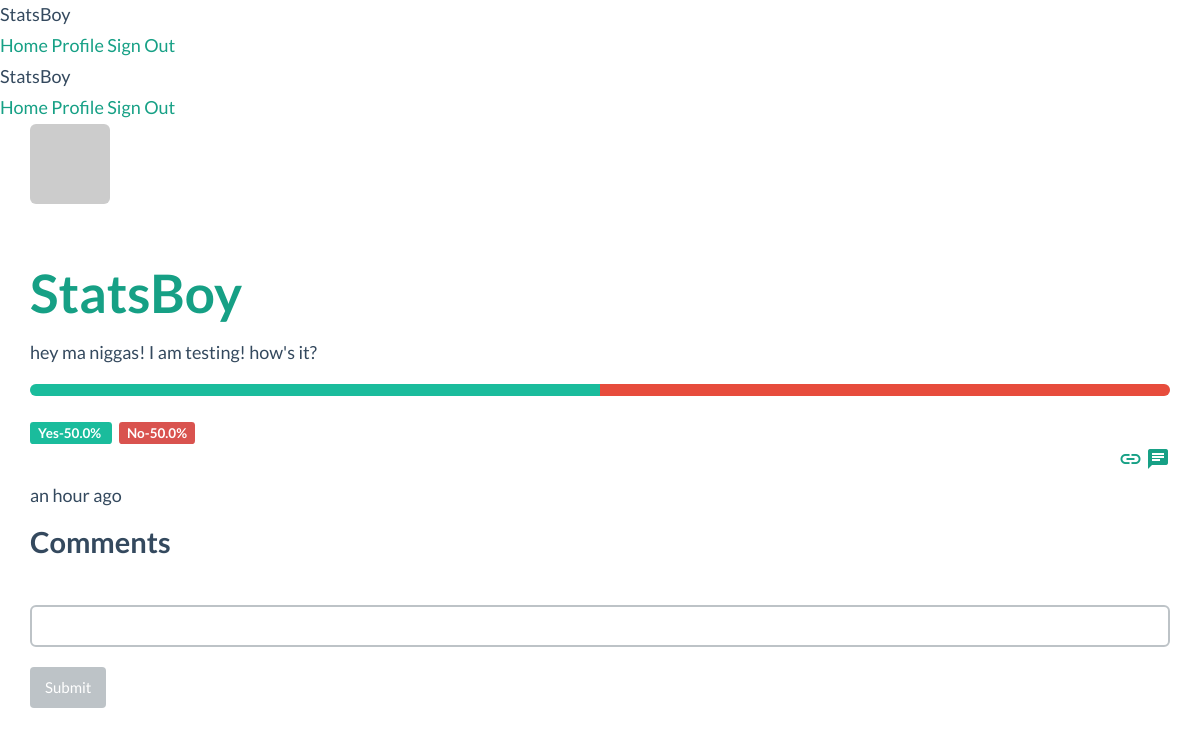
Screenshot of /post/2 (signed in) with the database file from the repository.
### app/models.py (models this page shows, shortened)
class Post(db.Model):
    __tablename__='posts'
    id=db.Column(db.Integer,primary_key=True)
    body=db.Column(db.Text)
    timestamp=db.Column(db.DateTime,index=True,default=datetime.utcnow)
    author_id=db.Column(db.Integer,db.ForeignKey('users.id'))
    body_html=db.Column(db.Text)
    comments=db.relationship('Comment',backref='post',lazy='dynamic')
    answers=db.relationship('Answer',backref='question',lazy='dynamic')

class User(db.Model, UserMixin):
    __tablename__ = 'users'
    id = db.Column(db.Integer, primary_key=True)
    email= db.Column(db.String(64),unique=True,index=True)
    username = db.Column(db.String(64), unique=True, index=True)
    role_id = db.Column(db.Integer, db.ForeignKey('roles.id'))
    password_hash= db.Column(db.String(128))
    confirmed=db.Column(db.Boolean,default=False)
    name=db.Column(db.String(64))
    location=db.Column(db.String(64))
    about_me=db.Column(db.Text())
    member_since=db.Column(db.DateTime(),default=datetime.utcnow)
    last_seen=db.Column(db.DateTime(), default=datetime.utcnow)
    avatar_hash=db.Column(db.String(32))
    posts=db.relationship('Post',backref='author', lazy='dynamic')
    followed=db.relationship('Follow',foreign_keys=[Follow.follower_id],backref=db.backref('follower',lazy='joined'),lazy='dynamic',cascade='all,delete-orphan')
    followers=db.relationship('Follow',foreign_keys=[Follow.followed_id],backref=db.backref('followed',lazy='joined'),lazy='dynamic',cascade='all, delete-orphan')
    comments=db.relationship('Comment',backref='author',lazy='dynamic')
    answers=db.relationship('Answer',backref='advisor',lazy='dynamic')
    mood=db.Column(db.String(64))
    mood_changed=db.Column(db.DateTime())
    def has_answered(self,post):
        return self.answers.filter_by(post_id=post.id).first() is not None
    def gravatar(self,size=100,default='retro',rating='g'):
        if request.is_secure:
            url= 'https://secure.gravatar.com/avatar'
        else:
            url= 'http://www.gravatar.com/avatar'
        hash= self.avatar_hash or hashlib.md5(self.email.encode('utf-8')).hexdigest()
        return '{url}/{hash}?s={size}&d={default}&r={rating}'.format(url=url,hash=hash,size=size,default=default,rating=rating)
    def ping(self):
        self.last_seen =datetime.utcnow()
        db.session.add(self)
    def can(self,permissions):
        return self.role is not None and (self.role.permissions & permissions) == permissions
    def is_administrator(self):
        return self.can(Permission.ADMINISTER)
    @property
    def password(self):
        raise AttributeError('password is not a readable attribute.')

### app/main/views.py (the view)
@main.route('/post/<int:id>',methods=['GET','POST'])
def post(id):
    post=Post.query.get_or_404(id)
    form=CommentForm()
    if form.validate_on_submit():
        comment=Comment(body=form.body.data,post=post,author=current_user._get_current_object(),disabled=False)
        db.session.add(comment)
        flash('Your comment has been published.')
        return redirect(url_for('.post',id=post.id,page=-1))
    page=request.args.get('page',1,type=int)
    if page == -1:
        page=(post.comments.count()-1)/current_app.config['BLOGPOLE_COMMENTS_PER_PAGE'] + 1
    pagination=post.comments.order_by(Comment.timestamp.asc()).paginate(page,per_page=current_app.config['BLOGPOLE_COMMENTS_PER_PAGE'],error_out=False)
    comments=pagination.items
    return render_template('post.html',posts=[post],form=form,comments=comments,pagination=pagination)

### app/main/forms.py
class CommentForm(Form):
    body=StringField('',validators=[Required()])
    submit=SubmitField('Submit')

### app/auth/views.py (called while the page is built)
@auth.before_app_request
def before_request():
    if current_user.is_authenticated():
        current_user.ping()
        if not current_user.confirmed and request.endpoint[:5] !='auth.':
            return redirect(url_for('auth.unconfirmed'))

### app/main/__init__.py (called while the page is built)
@main.app_context_processor
def inject_permissions():
    return dict(Permission=Permission)

### app/models.py (called while the page is built)
@login_manager.user_loader
def load_user(user_id):
    return User.query.get(int(user_id))

### app/templates/post.html (shortened to what this page needs)
{% extends "base.html" %}
{% import "bootstrap/wtf.html" as wtf %}
{% block page_content %}
{% include "_posts.html" %}
<h4 id="comments">Comments</h4>
{{ wtf.quick_form(form)}}
{% endblock %}

### app/templates/_posts.html (shortened to what this page needs)
    {% for post in posts %}
            <div class="mdl-cell mdl-cell--12-col card-lesson mdl-card mdl-color--white mdl-shadow--2dp">
  <div class="mdl-card__title">
    <img class="img-rounded profile-thumbnail media-object" src="{{ post.author.gravatar(size=40) }}">&nbsp
    <h2 class="mdl-card__title-text"><a href="{{ url_for('.user', username=post.author.username) }}">{{ post.author.username }}</a></h2>
  </div>
  <div class="mdl-card__supporting-text">
    {% if post.body_html %}
  {{ post.body_html | safe }}
  {% else %}
  {{ post.body }}
  {% endif %}
  {% if current_user.has_answered(post)==True %}
  <div class="progress">
    <div class="progress-bar progress-bar-primary" style="width: {{ ((post.answers.filter_by(opinion=True).count())/(post.answers.count())*100)}}%;"></div>
    <div class="progress-bar progress-bar-danger" style="width:{{100-((post.answers.filter_by(opinion=True).count())/(post.answers.count())*100)}}% ;"></div>
  </div>
  <span class="label label-green">Yes-{{((post.answers.filter_by(opinion=True).count())/(post.answers.count())*100)}}% </span>&nbsp
  <span class="label label-danger">No-{{100-((post.answers.filter_by(opinion=True).count())/(post.answers.count())*100)}}% </span>
  {% endif %}
</div>
  <div class="mdl-card__actions mdl-card--border">
    <div class="mdl-grid">
  <div class="mdl-cell mdl-cell--6-col text-right">
    <a href="{{url_for('.post',id=post.id)}}" class="material-icons mdl-badge mdl-badge--overlap">link</a>
    <a href="{{ url_for('.post',id=post.id)}}#comments" class=" material-icons mdl-badge mdl-badge--overlap" data-badge="{{ post.comments.count()}}">chat</a>
  </div>
  </div>
  <div class="mdl-card__menu">
   {{ moment(post.timestamp).fromNow()}}
 </div>
</div>
</div>
    {% endfor %}

### app/static/styles.css (style rules this page uses)
.label-green { background-color: #1abc9c; }

### rows the page displays
Post: author.username "StatsBoy", body_html "hey ma niggas! I am testing! how's it?", answers "50.0", timestamp "an hour ago"
